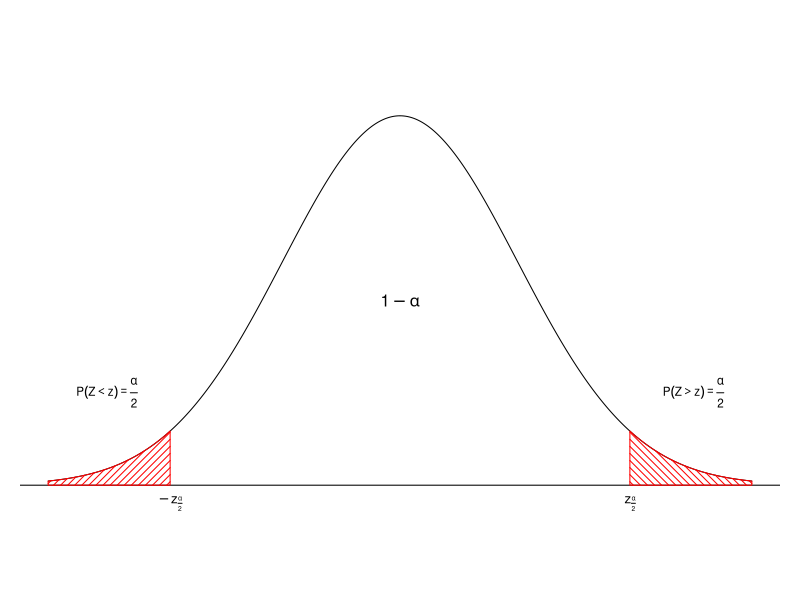
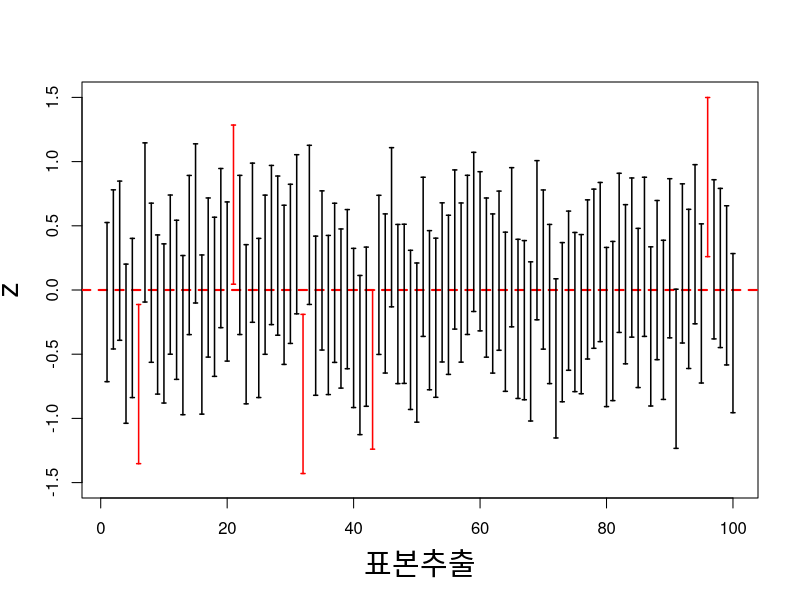

Source code (R) for these figures, in order:
# 5.2 구간추정
# 신뢰구간, 신뢰수준
par(mar=c(0,1,0,1))
x <- seq(-3, 3, by=0.01)
y <- dnorm(x)
plot(x, y, axes=F, type="l", ylim=c(-0.1, 0.5), xlab="", ylab="")
abline(h=0)
ll <- qnorm(0.025)
ul <- qnorm(0.975)
polygon(c(-3, x[x<ll], ll), c(0, y[x<ll], 0), col='red', density=20)
polygon(c(ul, x[x>ul], 3), c(0, y[x>ul], 0), col='red', 
        density=20, angle=135)

text(0, 0.2, expression(1-alpha))
text(-2.5, 0.1, expression(plain(P)(Z<z) == over(alpha, 2)), cex=0.7)
text(2.5, 0.1, expression(plain(P)(Z>z) == over(alpha, 2)), cex=0.7)
text(-1.96, -0.02, expression(-z[over(alpha, 2)]), cex=0.8)
text(1.96, -0.02, expression(z[over(alpha, 2)]), cex=0.8)

# 예제 5-4. 모평균에 대한 95% 신뢰구간
set.seed(9)
n <- 10
x <- 1:100
y <- seq(-3, 3, by=0.01)

smps <- matrix(rnorm(n * length(x)), ncol=n)
head(smps)
xbar <- apply(smps, 1, mean)
se <- 1 / sqrt(n)
alpha <- 0.05
z <- qnorm(1 - alpha/2)
ll <- xbar - z * se
ul <- xbar + z * se

windows()
plot(y, type="n", xlab="표본추출", ylab="z", 
     xlim=c(1, 100), ylim=c(-1.5, 1.5), cex.lab=1.8)
abline(h=0, col="red", lwd=2, lty=2)
l.c <- rep(NA, length(x))
l.c <- ifelse(ll * ul > 0, "red", "black")
arrows(1:length(x), ll, 1:length(x), ul, code=3, 
       angle=90, length=0.02, col=l.c, lwd=1.5)

# 예제 5-5. 모평균에 대한 95% 신뢰구간(모분산을 모를 때)
ci.t <- function(x, alpha=0.05) {
  n <- length(smp)
  m <- mean(x)
  s <- sd(x)
  t <- qt(1-(alpha/2), df=n-1)
  ll <- m - t * (s / sqrt(n))
  ul <- m + t * (s / sqrt(n))
  ci <- c(1-alpha, ll, m, ul)
  names(ci) <- c("Confidence Level", "Lower limit", "Mean", "Upper limit")
  return( ci )
}

smp <- c(520, 498, 481, 512, 515, 542, 520, 518, 527, 526)
ci.t(smp)
ci.t(smp, 0.1)